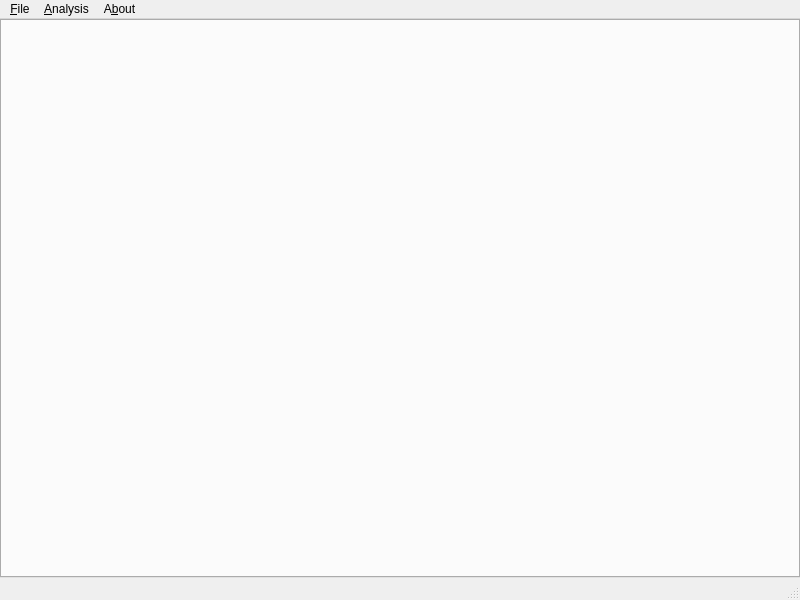
<?xml version="1.0" encoding="UTF-8"?>
<ui version="4.0">
 <class>MathToolsMainWindow</class>
 <widget class="QMainWindow" name="MathToolsMainWindow">
  <property name="geometry">
   <rect>
    <x>0</x>
    <y>0</y>
    <width>800</width>
    <height>600</height>
   </rect>
  </property>
  <property name="windowTitle">
   <string>MathTools</string>
  </property>
  <widget class="QWidget" name="centralwidget">
   <layout class="QHBoxLayout" name="horizontalLayout">
    <property name="spacing">
     <number>0</number>
    </property>
    <property name="margin">
     <number>0</number>
    </property>
    <item>
     <widget class="QTabWidget" name="mainTabWidget">
      <property name="currentIndex">
       <number>-1</number>
      </property>
     </widget>
    </item>
   </layout>
  </widget>
  <widget class="QMenuBar" name="menubar">
   <property name="geometry">
    <rect>
     <x>0</x>
     <y>0</y>
     <width>800</width>
     <height>23</height>
    </rect>
   </property>
   <widget class="QMenu" name="menu_Datei">
    <property name="title">
     <string>&amp;File</string>
    </property>
    <addaction name="exitAction"/>
   </widget>
   <widget class="QMenu" name="menu_About">
    <property name="title">
     <string>A&amp;bout</string>
    </property>
   </widget>
   <widget class="QMenu" name="menu_Analysis">
    <property name="title">
     <string>&amp;Analysis</string>
    </property>
    <addaction name="plotAction"/>
    <addaction name="binomialDistAction"/>
   </widget>
   <addaction name="menu_Datei"/>
   <addaction name="menu_Analysis"/>
   <addaction name="menu_About"/>
  </widget>
  <widget class="QStatusBar" name="statusbar"/>
  <action name="exitAction">
   <property name="text">
    <string>&amp;Exit</string>
   </property>
   <property name="shortcut">
    <string>Ctrl+Q</string>
   </property>
  </action>
  <action name="plotAction">
   <property name="text">
    <string>&amp;Plot</string>
   </property>
  </action>
  <action name="binomialDistAction">
   <property name="text">
    <string>&amp;Binomial Distribution</string>
   </property>
  </action>
 </widget>
 <resources/>
 <connections>
  <connection>
   <sender>exitAction</sender>
   <signal>triggered()</signal>
   <receiver>MathToolsMainWindow</receiver>
   <slot>close()</slot>
   <hints>
    <hint type="sourcelabel">
     <x>-1</x>
     <y>-1</y>
    </hint>
    <hint type="destinationlabel">
     <x>399</x>
     <y>299</y>
    </hint>
   </hints>
  </connection>
 </connections>
</ui>
